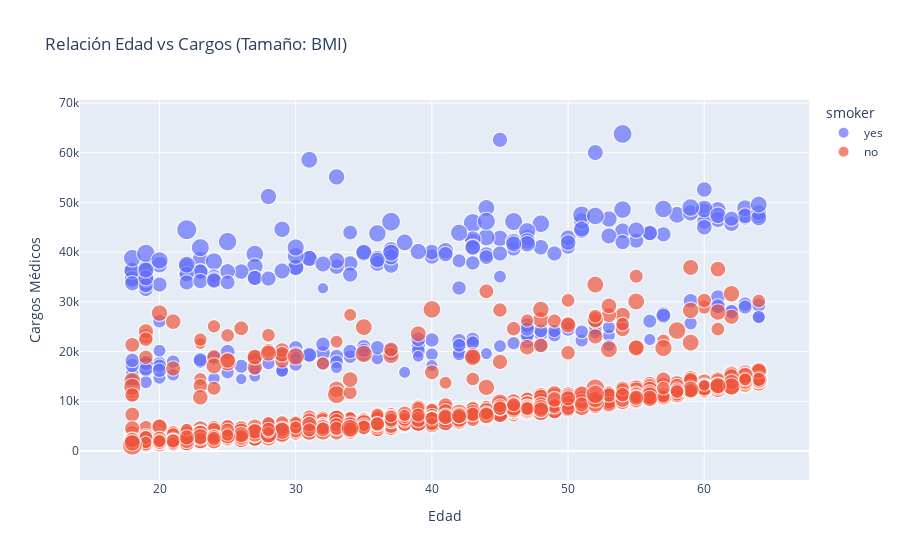

Here is the notebook cell this chart was saved with:
### Markdown cell above
## VISUALIZACIONES

### Code cell
fig = px.scatter(df, x='age', y='charges', color='smoker', 
                 size='bmi', hover_data=['children', 'region'],
                 title='Relación Edad vs Cargos (Tamaño: BMI)',
                 labels={'age': 'Edad', 'charges': 'Cargos Médicos'})
fig.show()

### Figure 1 — Plotly figure (JSON) as saved in the notebook; plotly's stock layout.template omitted (floating-point values rounded to 4 significant figures; data arrays with more than 128 entries replaced by an {"elided": "..."} marker saying what was removed)
{"data": [{"customdata": {"elided": "274x2 mixed values"}, "hovertemplate": "smoker=yes<br>Edad=%{x}<br>Cargos Médicos=%{y}<br>bmi=%{marker.size}<br>children=%{customdata[0]}<br>region=%{customdata[1]}<extra></extra>", "legendgroup": "yes", "marker": {"color": "#636efa", "size": {"elided": "274 float values"}, "sizemode": "area", "sizeref": 0.1328, "symbol": "circle"}, "mode": "markers", "name": "yes", "showlegend": true, "type": "scattergl", "x": {"elided": "274 int values"}, "xaxis": "x", "y": {"elided": "274 float values"}, "yaxis": "y"}, {"customdata": {"elided": "1064x2 mixed values"}, "hovertemplate": "smoker=no<br>Edad=%{x}<br>Cargos Médicos=%{y}<br>bmi=%{marker.size}<br>children=%{customdata[0]}<br>region=%{customdata[1]}<extra></extra>", "legendgroup": "no", "marker": {"color": "#EF553B", "size": {"elided": "1064 float values"}, "sizemode": "area", "sizeref": 0.1328, "symbol": "circle"}, "mode": "markers", "name": "no", "showlegend": true, "type": "scattergl", "x": {"elided": "1064 int values"}, "xaxis": "x", "y": {"elided": "1064 float values"}, "yaxis": "y"}], "layout": {"legend": {"itemsizing": "constant", "title": {"text": "smoker"}, "tracegroupgap": 0}, "title": {"text": "Relación Edad vs Cargos (Tamaño: BMI)"}, "xaxis": {"anchor": "y", "domain": [0, 1], "title": {"text": "Edad"}}, "yaxis": {"anchor": "x", "domain": [0, 1], "title": {"text": "Cargos Médicos"}}}}
